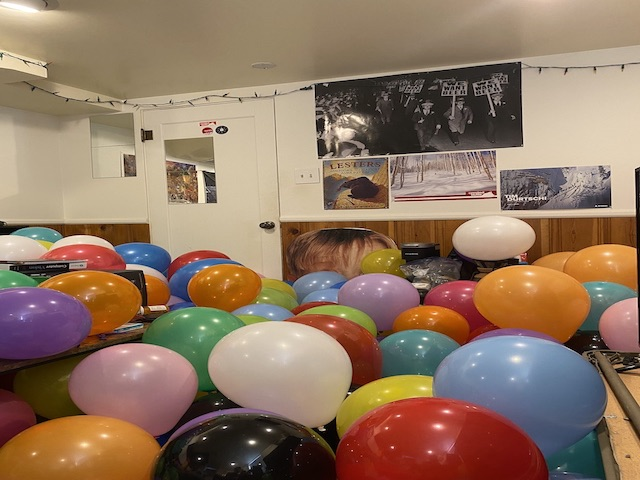
#> input picture HW2_local/img/room0.jpg, 640 x 480 px
$ python main.py
#> lines starting #> are read from the running program, lines starting #| are printed output that depends on the picture
#> in main, mos_0 is the input picture: shape (480, 640, 3); mean R, G, B 144, 118.4, 97.5
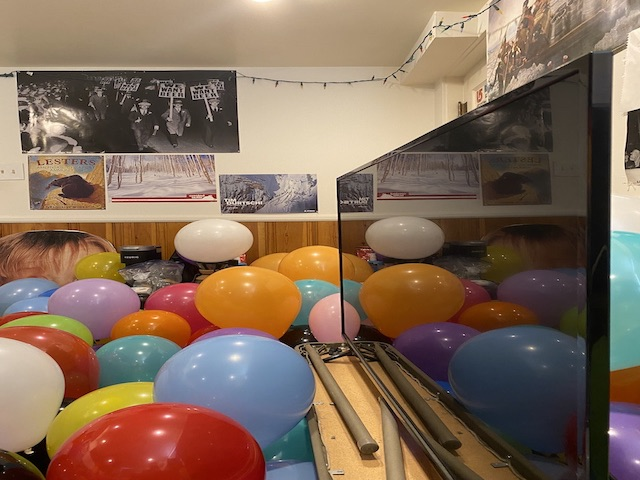
#> input picture HW2_local/img/room1.jpg, 640 x 480 px
#> in main, mos_1 is the input picture: shape (480, 640, 3); mean R, G, B 131.1, 107.8, 89.4
### HW2_local/get_points.py
# Names: Devin Burke, Ty Tomlin
# Course #: CSCI 5722
# Assignment #: 2
# Instructor: Fleming

import matplotlib.pyplot as plt
import numpy as np
from random import sample

def parse_points(file):
#> called with file = 'square_points.txt'
    f = open(file, "r")
#> (reads HW2_local/square_points.txt from the repository)
    points = []
    for line in f:
        coords = [float(tmp) for tmp in line.split()]
        points.append(coords)
    return points

# [11 lines left out: function get_points, not called in this run]

### HW2_local/homography.py
# Names: Devin Burke, Ty Tomlin
# Course #: CSCI 5722
# Assignment #: 2
# Instructor: Fleming

import matplotlib.pyplot as plt
import numpy as np
from random import sample

def get_computed_hmg(corr):
    # Given 4 correspdonce points, compute a homography matrix H by solving the homogenous system Ah=0
    A = []
    for xp,yp,x,y in corr:
        A.append([-x, -y, -1, 0, 0, 0, x*xp, y*xp, xp])
        A.append([0, 0, 0, -x, -y, -1, x*yp, y*yp, yp])

    # cast to numpy array for lin alg ops
    A = np.array(A)

    # perform SVD on A, note V is not transposed
    U, Sigma, V = np.linalg.svd(A)

    # take the row of V (col of V^T) that corresponds to the minimized singular value, this is h, reshape to 3x3 to get H
    H = np.reshape(V[-1], (3,3))

    return H

def compute_H(corr):
    min_err = 999999.0
    min_H = []
    print(corr)
    for i in range(200):
        rand_indices = np.random.choice(10, 4, replace=False)
        rand_corr = corr[rand_indices, :]
        H = get_computed_hmg(rand_corr)

        error = []
        #iterate thru selected points
        for xp,yp,x,y in corr:

            # project the point, returns 1x3 vector
            xy_h = H @ np.array([x, y, 1]).transpose()

            # scale x and y by z to get from homogenous coordinates to cartesian
            P_act = np.array([xy_h[0] / xy_h[2], xy_h[1] / xy_h[2]])

            #get true values
            P_exp = np.array([xp, yp])

            # store error for each of the 10 correspondence points
            error.append(np.linalg.norm(P_exp - P_act))

        # store the average error for the candidate homography matrix in a dict with the homography matrix as the key
        avg_err = np.average(np.array(error))

        if avg_err < min_err:
            min_H = H
            min_err = avg_err

    return(min_H)

### HW2_local/warp.py
# Names: Devin Burke, Ty Tomlin
# Course #: CSCI 5722
# Assignment #: 2
# Instructor: Fleming

import numpy as np
import matplotlib.pyplot as plt
from math import floor, ceil
from scipy import interpolate
from scipy import linalg

def warp1(hmg, ref, to_warp):

    ref_rows, ref_cols = ref.shape[0], ref.shape[1]
#> ref_rows = 480; ref_cols = 640
    warp_rows, warp_cols = to_warp.shape[0], to_warp.shape[1]
#> warp_rows = 480; warp_cols = 640

    # get a list of points to create a bounding box, so put the corners of ref image and project corners of the warped
    # image into a single object
    points = [hmg @ np.array([0, 0, 1]).transpose(),
              hmg @ np.array([warp_cols, 0, 1]).transpose(),
              hmg @ np.array([0, warp_rows , 1]).transpose(),
              hmg @ np.array([warp_cols, warp_rows, 1]).transpose(),
              np.array([0, 0, 1]).transpose(),
              np.array([ref_cols, 0, 1]).transpose(),
              np.array([0, ref_rows , 1]).transpose(),
              np.array([ref_cols, ref_rows , 1]).transpose()# possible -1
             ]

    # scale the homogenous coords by z - note that for the ref image z is always 1
    bb_input_coords = [np.array([x/z,y/z]) for (x,y,z) in points]
    x_coords,y_coords = zip(*bb_input_coords)

    # get the bounding box given a list of x and y coords https://stackoverflow.com/questions/46335488/how-to-efficiently-find-the-bounding-box-of-a-collection-of-points
    x_min,y_min,x_max,y_max = floor(min(x_coords)),floor(min(y_coords)),ceil(max(x_coords)),ceil(max(y_coords))
#> x_min = 0; y_min = -11; x_max = 906; y_max = 506
    x_range,y_range = x_max - x_min, y_max - y_min
#> x_range = 906; y_range = 517

    # allocate ouput image using calculated values of the bounding box
    out_img = np.zeros([y_range, x_range, 3], dtype=np.uint8)

    # set the offsets - note we only have to do this if the warped image has one or both coods negative, otherwise, there is no offset
    x_off, y_off = 0, 0
    if x_min < 0:
        x_off = abs(x_min)

    if y_min < 0:
        y_off = abs(y_min)
#> y_off = 11

    # copy over the reference image to output image
    out_img[y_off:y_off+ref_rows, x_off:x_off+ref_cols] = ref
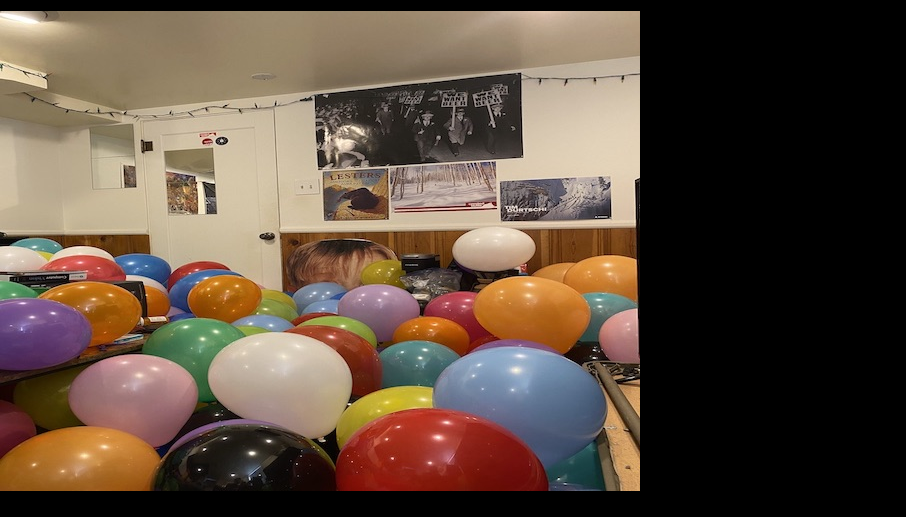
#> out_img: shape (517, 906, 3); mean R, G, B 94.4, 77.6, 64

    # basically create a inteprolation map before hand, so we can reference it in our loops without recalculating every time
    inv_H = np.linalg.inv(hmg)
    #generate the interpolation function for the image to warp for each color channel
#> (the run stopped early here; a loop or call above may not have finished)
